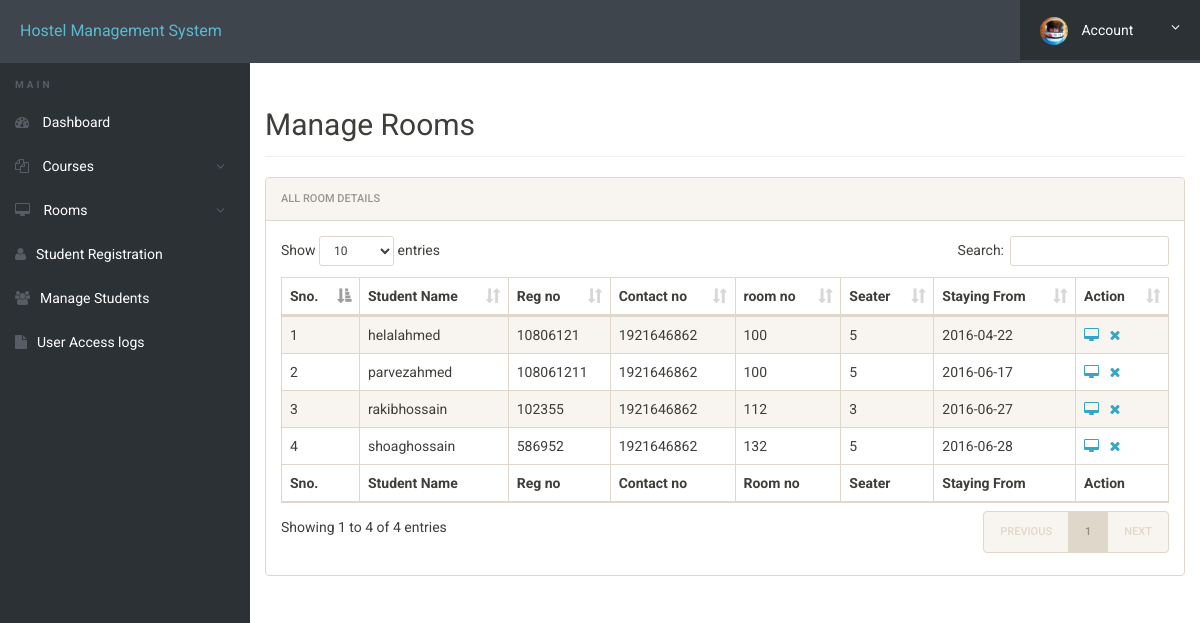
Screenshot of /hostel/admin/manage-students.php (signed in) with the database file from the repository.
### tables this page shows
CREATE TABLE `registration` (
  `id` int(11) NOT NULL AUTO_INCREMENT,
  `roomno` int(11) NOT NULL,
  `seater` int(11) NOT NULL,
  `feespm` int(11) NOT NULL,
  `foodstatus` int(11) NOT NULL,
  `stayfrom` date NOT NULL,
  `duration` int(11) NOT NULL,
  `course` varchar(500) NOT NULL,
  `regno` int(11) NOT NULL,
  `firstName` varchar(500) NOT NULL,
  `middleName` varchar(500) NOT NULL,
  `lastName` varchar(500) NOT NULL,
  `gender` varchar(250) NOT NULL,
  `contactno` bigint(11) NOT NULL,
  `emailid` varchar(500) NOT NULL,
  `egycontactno` bigint(11) NOT NULL,
  `guardianName` varchar(500) NOT NULL,
  `guardianRelation` varchar(500) NOT NULL,
  `guardianContactno` bigint(11) NOT NULL,
  `corresAddress` varchar(500) NOT NULL,
  `corresCIty` varchar(500) NOT NULL,
  `corresState` varchar(500) NOT NULL,
  `corresPincode` int(11) NOT NULL,
  `pmntAddress` varchar(500) NOT NULL,
  `pmntCity` varchar(500) NOT NULL,
  `pmnatetState` varchar(500) NOT NULL,
  `pmntPincode` int(11) NOT NULL,
  `postingDate` timestamp NOT NULL DEFAULT CURRENT_TIMESTAMP,
  `updationDate` varchar(500) NOT NULL,
  PRIMARY KEY (`id`)
);

### hostel/admin/manage-students.php (the view, shortened to what this page needs)
<?php
include('includes/config.php');
?>
<!doctype html>
<html lang="en" class="no-js">
<head>
	<link rel="stylesheet" href="css/font-awesome.min.css">
	<link rel="stylesheet" href="css/bootstrap.min.css">
	<link rel="stylesheet" href="css/dataTables.bootstrap.min.css">
	<link rel="stylesheet" href="css/bootstrap-social.css">
	<link rel="stylesheet" href="css/bootstrap-select.css">
	<link rel="stylesheet" href="css/fileinput.min.css">
	<link rel="stylesheet" href="css/awesome-bootstrap-checkbox.css">
	<link rel="stylesheet" href="css/style.css">
</head>
<body>
	<?php include('includes/header.php');?>
	<div class="ts-main-content">
			<?php include('includes/sidebar.php');?>
		<div class="content-wrapper">
			<div class="container-fluid">
				<div class="row">
					<div class="col-md-12">
						<h2 class="page-title">Manage Rooms</h2>
						<div class="panel panel-default">
							<div class="panel-heading">All Room Details</div>
							<div class="panel-body">
								<table id="zctb" class="display table table-striped table-bordered table-hover" cellspacing="0" width="100%">
									<thead>
										<tr>
											<th>Sno.</th>
											<th>Student Name</th>
											<th>Reg no</th>
											<th>Contact no </th>
											<th>room no  </th>
											<th>Seater </th>
											<th>Staying From </th>
											<th>Action</th>
										</tr>
									</thead>
									<tfoot>
										<tr>
											<th>Sno.</th>
											<th>Student Name</th>
											<th>Reg no</th>
											<th>Contact no </th>
											<th>Room no  </th>
											<th>Seater </th>
											<th>Staying From </th>
											<th>Action</th>
										</tr>
									</tfoot>
									<tbody>
<?php
$ret="select * from registration";
$stmt= $mysqli->prepare($ret) ;
$stmt->execute() ;
$res=$stmt->get_result();
$cnt=1;
while($row=$res->fetch_object())
	  {
	  	?>
<tr><td><?php echo $cnt;;?></td>
<td><?php echo $row->firstName;?><?php echo $row->middleName;?><?php echo $row->lastName;?></td>
<td><?php echo $row->regno;?></td>
<td><?php echo $row->contactno;?></td>
<td><?php echo $row->roomno;?></td>
<td><?php echo $row->seater;?></td>
<td><?php echo $row->stayfrom;?></td>
<td>
<a href="javascript:void(0);"  onClick="popUpWindow('http://localhost/hostel/admin/full-profile.php?id=<?php echo $row->id;?>');" title="View Full Details"><i class="fa fa-desktop"></i></a>&nbsp;&nbsp;
<a href="manage-students.php?del=<?php echo $row->id;?>" title="Delete Record" onclick="return confirm("Do you want to delete");"><i class="fa fa-close"></i></a></td>
										</tr>
									<?php
$cnt=$cnt+1;
									 } ?>
									</tbody>
								</table>
							</div>
						</div>
					</div>
				</div>
			</div>
		</div>
	</div>
</body>
</html>

### hostel/admin/css/style.css (style rules this page uses)
html { font-size: 14px; }
@media only screen and (min-width: 480px) { html { font-size: 17px; } }
@media only screen and (min-width: 768px) { html { font-size: 14px; } }
body { font-size: 1em; }
a { color: #37a6c4; }
.panel { overflow: hidden; }
.page-title { padding-bottom: 15px; margin-bottom: 20px; border-bottom: 1px solid #f0f0f0; }
.ts-main-content .content-wrapper { padding-top: 15px; margin-top: 10px; }
@media only screen and (min-width: 992px) { .ts-main-content .content-wrapper { margin-left: 250px; } }

### rows the page displays
registration: firstName "helal", lastName "ahmed", regno "10806121", contactno "1921646862", roomno "100", seater "5", stayfrom "2016-04-22"
registration: firstName "parvez", lastName "ahmed", regno "108061211", contactno "1921646862", roomno "100", seater "5", stayfrom "2016-06-17"
registration: firstName "rakib", lastName "hossain", regno "102355", contactno "1921646862", roomno "112", seater "3", stayfrom "2016-06-27"
registration: firstName "shoag", lastName "hossain", regno "586952", contactno "1921646862", roomno "132", seater "5", stayfrom "2016-06-28"
